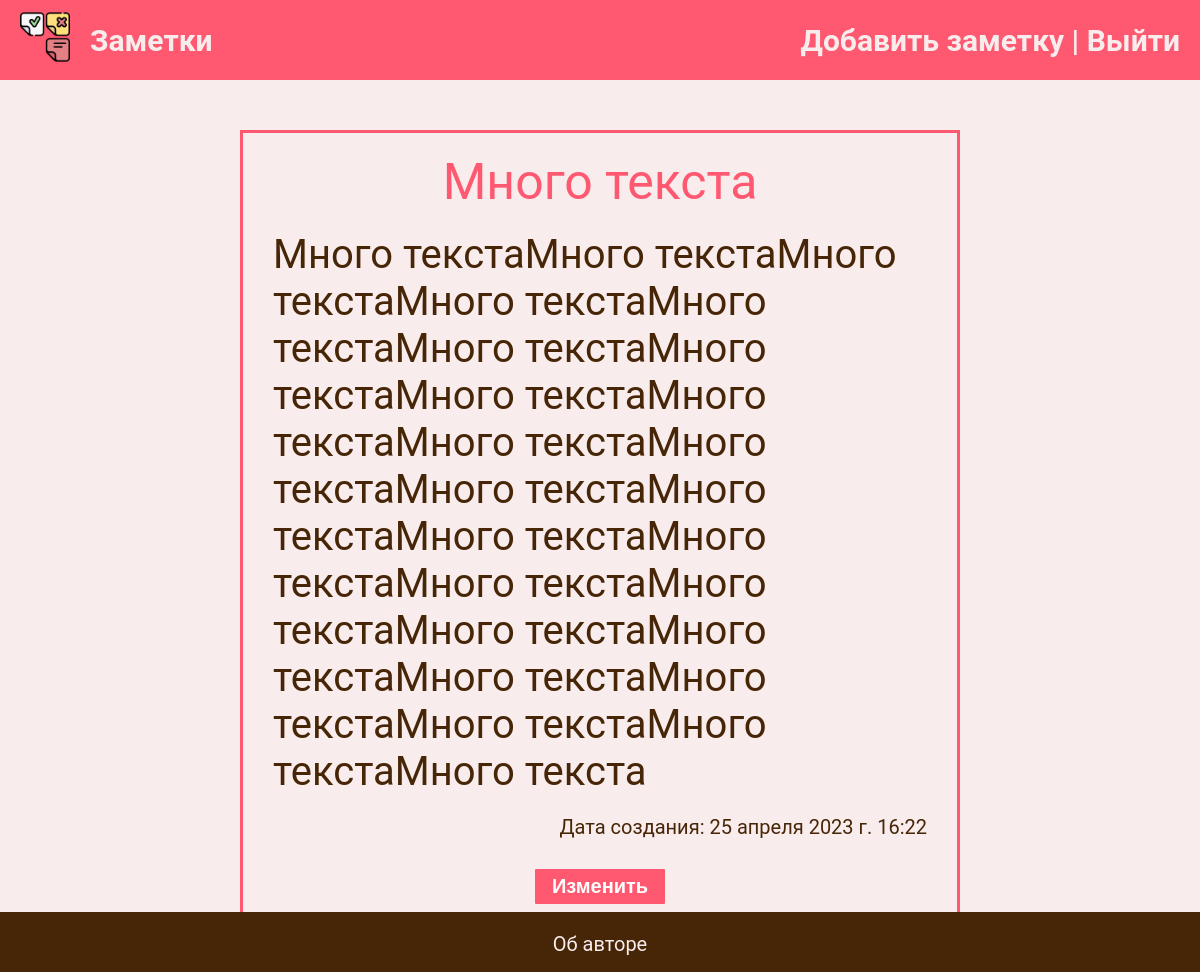
Page /5/ (signed in) on the committed database.
### my_todo/models.py (models this page shows, shortened)
class ToDo(models.Model):
    author = models.ForeignKey(
        User, on_delete=models.CASCADE, related_name='Имя')
    title = models.CharField(max_length=200)
    content = models.TextField(blank=True)
    date_created = models.DateTimeField(auto_now_add=True)
    date_completed = models.DateTimeField(auto_now=True)
    class Meta:
        verbose_name = 'Заметка'
        verbose_name_plural = 'Заметки'
        ordering = ['-date_created']

### my_todo/views.py (the view)
# urls.py: path('<int:pk>/', views.ToDoDetail.as_view(), name='detail_todo'),
class ToDoDetail(LoginRequiredMixin, DetailView):
    model = ToDo
    context_object_name = 'todo'
    template_name = 'my_todo/detail_todo.html'

### my_todo/templates/my_todo/detail_todo.html (shortened to what this page needs)
{% extends 'my_todo/base.html' %}
{% load static %}
{% block css %}
    <link rel="stylesheet" href="{% static 'new_detail_style.css' %}">
{% endblock css %}
{% block content %}
    {% if edit %}
        <form method="post" action="{% url 'update_todo' todo.pk %}" class="decor">
            {% csrf_token %}
            <div class="form-inner">
                <h3>Редактирование заметки</h3>
                <input type="text" name="title" required id="id_title" value={{ todo.title }}>
                <textarea name="content" id="id_content" rows="3">{{todo.content}}</textarea>
                <input type="submit" value="Сохранить">
            </div>
        </form>
    {% else %}
        <div class="todo_detail">
            <div class="todo_title">{{ todo.title }}</div>
            <div class="todo_content">{{ todo.content }}</div>
            <div class="todo_time">Дата создания: {{ todo.date_created }}</div>
            <div class="todo_buttons">
                <button class="button_todo" type="submit">
                    <a class="button_link_todo" href="{% url 'update_todo' todo.pk %}">Изменить</a>
                </button>
            </div>
            <div class="todo_buttons">
                <form method="post" action="{% url 'delete_todo' todo.pk %}">
                    <button type="submit" class="button_todo">Удалить</button>
                </form>
            </div>
        </div>
    {% endif %}
{% endblock content %}

### my_todo/static/style.css (style rules this page uses)
body { margin: 0; padding: 0; background-color: #f8eced; font-family: Roboto; height: 100%; }
.todo_detail { position: relative; max-width: 60%; margin: 50px auto 0; border: 3px solid #ff5971; }
.todo_title { text-align: center; padding-top: 20px; padding-bottom: 20px; color: #ff5971; font-size: 50px; }
.todo_content { padding-left: 30px; padding-right: 30px; padding-bottom: 20px; font-size: 40px; color: #472607; }
.todo_time { padding-right: 30px; padding-bottom: 20px; font-size: 20px; color: #472607; text-align: right; }
.button_todo { width: 130px; margin: 10px auto 10px auto; border: 5px solid #ff5971; border-radius: 1px; font-weight: 900; text-align: center; background-color: #ff5971; color: white; font-size: 20px; -webkit-transition-duration: 0.4s; transition-duration: 0.4s; }
.button_link_todo { text-decoration: none; color: white; font-size: 20px; }
.todo_buttons { margin: 0 auto; display: flex; justify-content: center; }

### my_todo/static/new_detail_style.css (style rules this page uses)
* { box-sizing: border-box; }

### rows in the picture
ToDo: title "Много текста", content "Много текстаМного текстаМного текстаМного текстаМного текстаМного текстаМного текстаМного текстаМного текстаМного текстаМного текстаМного текстаМного текстаМного текстаМного текстаМного текстаМного текстаМного текстаМного текстаМного текстаМного текстаМного текстаМного текстаМного текста", date_created "25 апреля 2023 г. 16:22"
